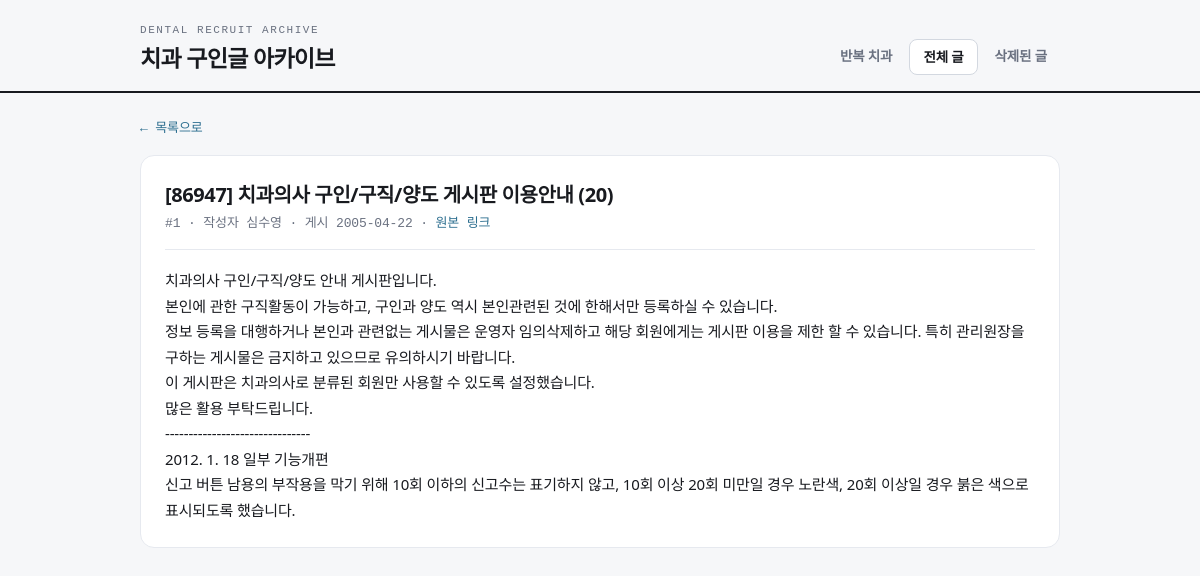
/post/1, run on the app's committed database.
### tables this page shows
CREATE TABLE posts (
    no            INTEGER PRIMARY KEY,   -- 게시판 글 번호 (고유)
    category      TEXT,                  -- 구분: 구인 / 구직 / 양도
    title         TEXT,
    author        TEXT,
    posted_raw    TEXT,                  -- 게시판이 보여주는 날짜 원문
    posted_at     TEXT,                  -- 파싱한 ISO 날짜 (가능한 경우)
    views         INTEGER,
    url           TEXT,
    content       TEXT,                  -- 상세 본문
    phone         TEXT,                  -- 본문에서 추출한 대표 전화번호(숫자만)
    phone_display TEXT,                  -- 보기용 전화번호
    clinic_key    TEXT,                  -- 치과 식별키 (전화 우선, 없으면 제목 시그니처)
    key_kind      TEXT,                  -- 'phone' | 'title' | 'author'
    title_sig     TEXT,                  -- 제목 정규화 시그니처
    first_seen    TEXT,                  -- 우리 크롤러가 처음 발견한 시각
    last_seen     TEXT,                  -- 살아있는 것으로 마지막 확인한 시각
    is_deleted    INTEGER DEFAULT 0,     -- 삭제 감지 여부
    deleted_at    TEXT                   -- 삭제 감지 시각
);

### app.py (the view)
@app.route("/post/<int:no>")
def post_detail(no):
    with db.get_db() as conn:
        row = db.get_post(conn, no)
    if not row:
        abort(404)
    siblings = []
    for g in analyze.clinic_groups(min_posts=1, include_singletons=True):
        if g["key"] == row["clinic_key"]:
            siblings = g["posts"]
            break
    return render_template("post_detail.html", p=row, siblings=siblings)

### analyze.py (called while the page is built)
def _order_ts(p):
    return p.get("posted_at") or p.get("first_seen") or ""

### app.py (called while the page is built)
@app.template_filter("shortdt")
def shortdt(s):
    if not s:
        return "-"
    return str(s).replace("T", " ")[:16]

### db.py (called while the page is built)
@contextmanager
def get_db():
    conn = sqlite3.connect(config.DB_PATH)
    conn.row_factory = sqlite3.Row
    try:
        yield conn
        conn.commit()
    finally:
        conn.close()

def get_post(conn, no):
    row = conn.execute("SELECT * FROM posts WHERE no=?", (no,)).fetchone()
    return dict(row) if row else None

### templates/post_detail.html (shortened to what this page needs)
{% extends "base.html" %}
{% set active = 'posts' %}
{% block body %}
<a class="back" href="javascript:history.back()">← 목록으로</a>
<div class="detail">
  <h2>
    {{ p.title or '(제목 없음)' }}
  </h2>
  <div class="meta">
    #{{ p.no }} · 작성자 {{ p.author or '-' }} ·
    게시 {{ (p.posted_at or p.posted_raw or p.first_seen)|shortdt }}
    · <a href="{{ p.url }}" target="_blank" rel="noopener">원본 링크</a>
  </div>
  {% if p.content %}
    <div class="body">{{ p.content }}</div>
  {% else %}
    <div class="body" style="color:var(--muted)">본문을 수집하지 못했습니다. 원본 링크를 확인하세요.</div>
  {% endif %}
</div>
{% endblock %}

### templates/base.html (shortened to what this page needs)
<!DOCTYPE html>
<html lang="ko">
<head>
</head>
<body>
<header class="top">
  <div class="top-in">
    <div class="brand">
      <span class="kicker">Dental Recruit Archive</span>
      <h1>치과 구인글 아카이브</h1>
    </div>
    <nav class="tabs">
      <a href="/" class="{{ 'on' if active=='clinics' }}">반복 치과</a>
      <a href="/posts" class="{{ 'on' if active=='posts' }}">전체 글</a>
      <a href="/posts?status=deleted" class="{{ 'on' if active=='deleted' }}">삭제된 글</a>
    </nav>
  </div>
</header>
<div class="wrap">
{% block body %}{% endblock %}
</div>
</body>
</html>

### templates/base.html (style rules this page uses)
:root { --paper:#F6F7F9; --card:#FFFFFF; --ink:#181A1F; --muted:#6A7180; --line:#E6E9EF; --line2:#D3D8E0; --alarm:#E4483B; --alarm-soft:#FCE9E7; --struct:#2C6E8F; --ok:#3A9B6E; --mono:ui-monospace,"SF Mono",Menlo,"JetBrains Mono",monospace; --sans:"Pretendard Variable",Pretendard,system-ui,sans-serif; }
* { box-sizing:border-box }
html { -webkit-text-size-adjust:100% }
body { margin:0;background:var(--paper);color:var(--ink);font-family:var(--sans); font-size:15px;line-height:1.5;letter-spacing:-.01em }
a { color:var(--struct);text-decoration:none }
.wrap { max-width:960px;margin:0 auto;padding:0 20px 80px }
header.top { border-bottom:2px solid var(--ink);margin-bottom:22px }
.top-in { max-width:960px;margin:0 auto;padding:22px 20px 16px; display:flex;justify-content:space-between;align-items:flex-end;gap:16px;flex-wrap:wrap }
.brand { display:flex;flex-direction:column;gap:2px }
.brand .kicker { font-family:var(--mono);font-size:11px;letter-spacing:.14em; text-transform:uppercase;color:var(--muted) }
.brand h1 { margin:0;font-size:23px;font-weight:800;letter-spacing:-.03em }
nav.tabs { display:flex;gap:4px }
nav.tabs a { font-size:13.5px;font-weight:600;color:var(--muted); padding:7px 13px;border-radius:8px }
nav.tabs a.on { color:var(--ink);background:var(--card);border:1px solid var(--line2) }
.detail { background:var(--card);border:1px solid var(--line);border-radius:14px;padding:24px }
.detail h2 { margin:0 0 4px;font-size:20px;letter-spacing:-.02em }
.detail .meta { font-size:13px;color:var(--muted);font-family:var(--mono); margin-bottom:18px;padding-bottom:16px;border-bottom:1px solid var(--line) }
.detail .body { white-space:pre-wrap;line-height:1.7;font-size:15px }
.back { font-size:13px;font-family:var(--mono);display:inline-block;margin-bottom:16px }

### data on the page
posts: title "[86947] 치과의사 구인/구직/양도 게시판 이용안내 (20)", no "1", author "심수영", posted_at "2005-04-22", content "치과의사 구인/구직/양도 안내 게시판입니다. 본인에 관한 구직활동이 가능하고, 구인과 양도 역시 본인관련된 것에 한해서만 등록하실 수 있습니다. 정보 등록을 대행하거나 본인과 관련없는 게시물은 운영자 임의삭제하고 해당 회원에게는 게시판 이용을 제한 할 수 있습니다. 특히 관리원장을 구하는 게시물은 금지하고 있으므로 유의하시기 바랍니다. 이 게시판은 치과의사로 분류된 회원만 사용할 수 있도록 설정했습니다. 많은 활용 부탁드립니다. ------------------------------- 2012. 1. 18 일부 기능개편 신고 버튼 남용의 부작용을 막기 위해 10회 이하의 신고수는 표기하지 않고, 10회 이상 20회 미만일 경우 노란색, 20회 이상일 경우 붉은 색으로 표시되도록 했습니다."
